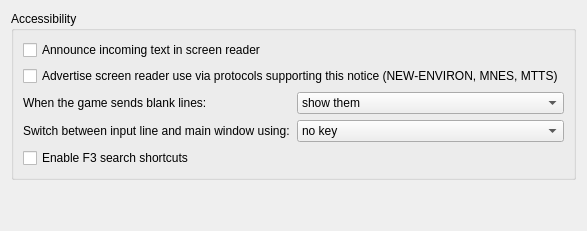
     <widget class="QWidget" name="tab_accessibility">
      <attribute name="title">
       <string>Accessibility</string>
      </attribute>
      <layout class="QVBoxLayout" name="vBoxLayout_tab_accessibility">
       <item>
        <widget class="QGroupBox" name="groupBox_accessibility">
         <property name="title">
          <string>Accessibility</string>
         </property>
         <layout class="QGridLayout" name="gridLayout_groupBox_accessibility">
          <item row="0" column="0" colspan="2">
           <widget class="QCheckBox" name="checkBox_announceIncomingText">
            <property name="toolTip">
             <string>On some platforms, like macOS, the screen reader tool has issues announcing incoming text fully, without skipping. You can opt into disabling announcing new text from the game with this option to use a custom TTS instead which avoids such issues</string>
            </property>
            <property name="text">
             <string>Announce incoming text in screen reader</string>
            </property>
           </widget>
          </item>
          <item row="1" column="0" colspan="2">
           <widget class="QCheckBox" name="checkBox_advertiseScreenReader">
            <property name="toolTip">
             <string/>
            </property>
            <property name="text">
             <string>Advertise screen reader use via protocols supporting this notice (NEW-ENVIRON, MNES, MTTS)</string>
            </property>
           </widget>
          </item>
          <item row="2" column="0">
           <widget class="QLabel" name="label_blankLinesBehaviour">
            <property name="text">
             <string>When the game sends blank lines:</string>
            </property>
            <property name="buddy">
             <cstring>comboBox_blankLinesBehaviour</cstring>
            </property>
           </widget>
          </item>
          <item row="2" column="1">
           <widget class="QComboBox" name="comboBox_blankLinesBehaviour">
            <item>
             <property name="text">
              <string>show them</string>
             </property>
            </item>
            <item>
             <property name="text">
              <string>hide them</string>
             </property>
            </item>
            <item>
             <property name="text">
              <string>replace with a space</string>
             </property>
            </item>
           </widget>
          </item>
          <item row="3" column="0">
           <widget class="QLabel" name="label_caretModeKey">
            <property name="text">
             <string>Switch between input line and main window using:</string>
            </property>
            <property name="buddy">
             <cstring>comboBox_caretModeKey</cstring>
            </property>
           </widget>
          </item>
          <item row="3" column="1">
           <widget class="QComboBox" name="comboBox_caretModeKey">
            <item>
             <property name="text">
              <string>no key</string>
             </property>
            </item>
            <item>
             <property name="text">
              <string>Tab</string>
             </property>
            </item>
            <item>
             <property name="text">
              <string>Ctrl+Tab</string>
             </property>
            </item>
            <item>
             <property name="text">
              <string>F6</string>
             </property>
            </item>
           </widget>
          </item>
          <item row="4" column="0" colspan="2">
           <widget class="QCheckBox" name="checkBox_f3SearchEnabled">
            <property name="toolTip">
             <string>Enable F3 and Shift+F3 shortcuts for searching up and down in the buffer</string>
            </property>
            <property name="text">
             <string>Enable F3 search shortcuts</string>
            </property>
           </widget>
          </item>
         </layout>
        </widget>
       </item>
       <item>
        <spacer name="verticalSpacer_accessibility">
         <property name="orientation">
          <enum>Qt::Orientation::Vertical</enum>
         </property>
         <property name="sizeType">
          <enum>QSizePolicy::Policy::Expanding</enum>
         </property>
         <property name="sizeHint" stdset="0">
          <size>
           <width>20</width>
           <height>40</height>
          </size>
         </property>
        </spacer>
       </item>
      </layout>
     </widget>
